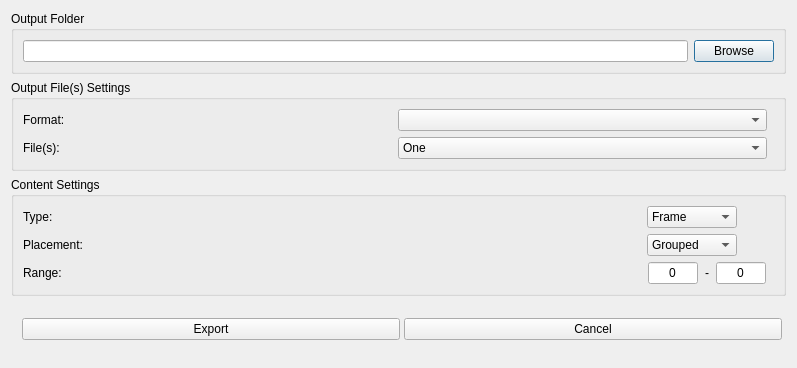
<?xml version="1.0" encoding="UTF-8"?>
<ui version="4.0">
 <class>ExportDialog</class>
 <widget class="QDialog" name="ExportDialog">
  <property name="geometry">
   <rect>
    <x>0</x>
    <y>0</y>
    <width>797</width>
    <height>368</height>
   </rect>
  </property>
  <property name="windowTitle">
   <string>Export</string>
  </property>
  <property name="modal">
   <bool>true</bool>
  </property>
  <layout class="QVBoxLayout" name="verticalLayout">
   <item>
    <widget class="QGroupBox" name="outputFolderGroupBox">
     <property name="title">
      <string>Output Folder</string>
     </property>
     <layout class="QHBoxLayout" name="horizontalLayout_0">
      <item>
       <widget class="QLineEdit" name="outputFolderEdit">
        <property name="readOnly">
         <bool>true</bool>
        </property>
       </widget>
      </item>
      <item>
       <widget class="QPushButton" name="outputFolderBrowseButton">
        <property name="text">
         <string>Browse</string>
        </property>
       </widget>
      </item>
     </layout>
    </widget>
   </item>
   <item>
    <widget class="QGroupBox" name="outputFilesGroupBox">
     <property name="title">
      <string>Output File(s) Settings</string>
     </property>
     <layout class="QGridLayout" name="gridLayout">
      <item row="0" column="0">
       <widget class="QLabel" name="outputFilesFormatLabel">
        <property name="text">
         <string>Format:</string>
        </property>
       </widget>
      </item>
      <item row="0" column="1">
       <widget class="QComboBox" name="formatComboBox"/>
      </item>
      <item row="0" column="2">
       <spacer name="horizontalSpacer_1_0">
        <property name="orientation">
         <enum>Qt::Horizontal</enum>
        </property>
       </spacer>
      </item>
      <item row="1" column="0">
       <widget class="QLabel" name="outputFilesCountLabel">
        <property name="text">
         <string>File(s):</string>
        </property>
       </widget>
      </item>
      <item row="1" column="1">
       <widget class="QComboBox" name="filesCountComboBox">
        <item>
         <property name="text">
          <string>One</string>
         </property>
        </item>
        <item>
         <property name="text">
          <string>Multi</string>
         </property>
        </item>
       </widget>
      </item>
      <item row="1" column="2">
       <spacer name="horizontalSpacer_1_1">
        <property name="orientation">
         <enum>Qt::Horizontal</enum>
        </property>
       </spacer>
      </item>
     </layout>
    </widget>
   </item>
   <item>
    <widget class="QGroupBox" name="outputContentGroupBox">
     <property name="title">
      <string>Content Settings</string>
     </property>
     <layout class="QGridLayout" name="gridLayout_2">
      <item row="0" column="0">
       <widget class="QLabel" name="outputContentTypeLabel">
        <property name="text">
         <string>Type:</string>
        </property>
       </widget>
      </item>
      <item row="0" column="1">
       <widget class="QComboBox" name="contentTypeComboBox">
        <property name="minimumSize">
         <size>
          <width>90</width>
          <height>0</height>
         </size>
        </property>
        <property name="maximumSize">
         <size>
          <width>90</width>
          <height>16777215</height>
         </size>
        </property>
        <item>
         <property name="text">
          <string>Frame</string>
         </property>
        </item>
        <item>
         <property name="text">
          <string>Subtile</string>
         </property>
        </item>
        <item>
         <property name="text">
          <string>Flat Tile</string>
         </property>
        </item>
        <item>
         <property name="text">
          <string>2.5D Tile</string>
         </property>
        </item>
       </widget>
      </item>
      <item row="0" column="2">
       <spacer name="horizontalSpacer_2_0">
        <property name="orientation">
         <enum>Qt::Horizontal</enum>
        </property>
       </spacer>
      </item>
      <item row="1" column="0">
       <widget class="QLabel" name="outputContentPlacementLabel">
        <property name="text">
         <string>Placement:</string>
        </property>
       </widget>
      </item>
      <item row="1" column="1">
       <widget class="QComboBox" name="contentPlacementComboBox">
        <property name="minimumSize">
         <size>
          <width>90</width>
          <height>0</height>
         </size>
        </property>
        <property name="maximumSize">
         <size>
          <width>90</width>
          <height>16777215</height>
         </size>
        </property>
        <item>
         <property name="text">
          <string>Grouped</string>
         </property>
        </item>
        <item>
         <property name="text">
          <string>One line</string>
         </property>
        </item>
        <item>
         <property name="text">
          <string>One column</string>
         </property>
        </item>
       </widget>
      </item>
      <item row="1" column="2">
       <spacer name="horizontalSpacer_2_1">
        <property name="orientation">
         <enum>Qt::Horizontal</enum>
        </property>
       </spacer>
      </item>
      <item row="2" column="0">
       <widget class="QLabel" name="outputContentRangeLabel">
        <property name="text">
         <string>Range:</string>
        </property>
       </widget>
      </item>
      <item row="2" column="1">
       <widget class="QWidget" name="rangeFieldsWidget" native="true">
        <property name="minimumSize">
         <size>
          <width>120</width>
          <height>0</height>
         </size>
        </property>
        <property name="maximumSize">
         <size>
          <width>120</width>
          <height>16777215</height>
         </size>
        </property>
        <layout class="QHBoxLayout" name="horizontalLayout_2">
         <property name="spacing">
          <number>4</number>
         </property>
         <property name="leftMargin">
          <number>0</number>
         </property>
         <property name="topMargin">
          <number>0</number>
         </property>
         <property name="rightMargin">
          <number>0</number>
         </property>
         <property name="bottomMargin">
          <number>0</number>
         </property>
         <item>
          <widget class="QLineEdit" name="contentRangeFromEdit">
           <property name="minimumSize">
            <size>
             <width>50</width>
             <height>0</height>
            </size>
           </property>
           <property name="maximumSize">
            <size>
             <width>50</width>
             <height>16777215</height>
            </size>
           </property>
           <property name="toolTip">
            <string>From</string>
           </property>
           <property name="text">
            <string>0</string>
           </property>
           <property name="alignment">
            <set>Qt::AlignCenter</set>
           </property>
          </widget>
         </item>
         <item>
          <widget class="QLabel" name="contentRangeSepLabel">
           <property name="minimumSize">
            <size>
             <width>8</width>
             <height>0</height>
            </size>
           </property>
           <property name="maximumSize">
            <size>
             <width>8</width>
             <height>16777215</height>
            </size>
           </property>
           <property name="text">
            <string>-</string>
           </property>
           <property name="alignment">
            <set>Qt::AlignCenter</set>
           </property>
          </widget>
         </item>
         <item>
          <widget class="QLineEdit" name="contentRangeToEdit">
           <property name="minimumSize">
            <size>
             <width>50</width>
             <height>0</height>
            </size>
           </property>
           <property name="maximumSize">
            <size>
             <width>50</width>
             <height>16777215</height>
            </size>
           </property>
           <property name="toolTip">
            <string>To</string>
           </property>
           <property name="text">
            <string>0</string>
           </property>
           <property name="alignment">
            <set>Qt::AlignCenter</set>
           </property>
          </widget>
         </item>
        </layout>
       </widget>
      </item>
      <item row="2" column="2">
       <spacer name="horizontalSpacer_2_2">
        <property name="orientation">
         <enum>Qt::Horizontal</enum>
        </property>
       </spacer>
      </item>
     </layout>
    </widget>
   </item>
   <item>
    <widget class="QWidget" name="exportButtonsWidget" native="true">
     <layout class="QHBoxLayout" name="horizontalLayout_3">
      <property name="spacing">
       <number>4</number>
      </property>
      <property name="leftMargin">
       <number>4</number>
      </property>
      <property name="topMargin">
       <number>4</number>
      </property>
      <property name="rightMargin">
       <number>4</number>
      </property>
      <property name="bottomMargin">
       <number>4</number>
      </property>
      <item>
       <spacer name="horizontalSpacer_3_0">
        <property name="orientation">
         <enum>Qt::Horizontal</enum>
        </property>
       </spacer>
      </item>
      <item>
       <widget class="QPushButton" name="exportButton">
        <property name="text">
         <string>Export</string>
        </property>
       </widget>
      </item>
      <item>
       <widget class="QPushButton" name="exportCancelButton">
        <property name="text">
         <string>Cancel</string>
        </property>
       </widget>
      </item>
     </layout>
    </widget>
   </item>
  </layout>
 </widget>
 <resources/>
 <connections/>
 <buttongroups/>
</ui>
